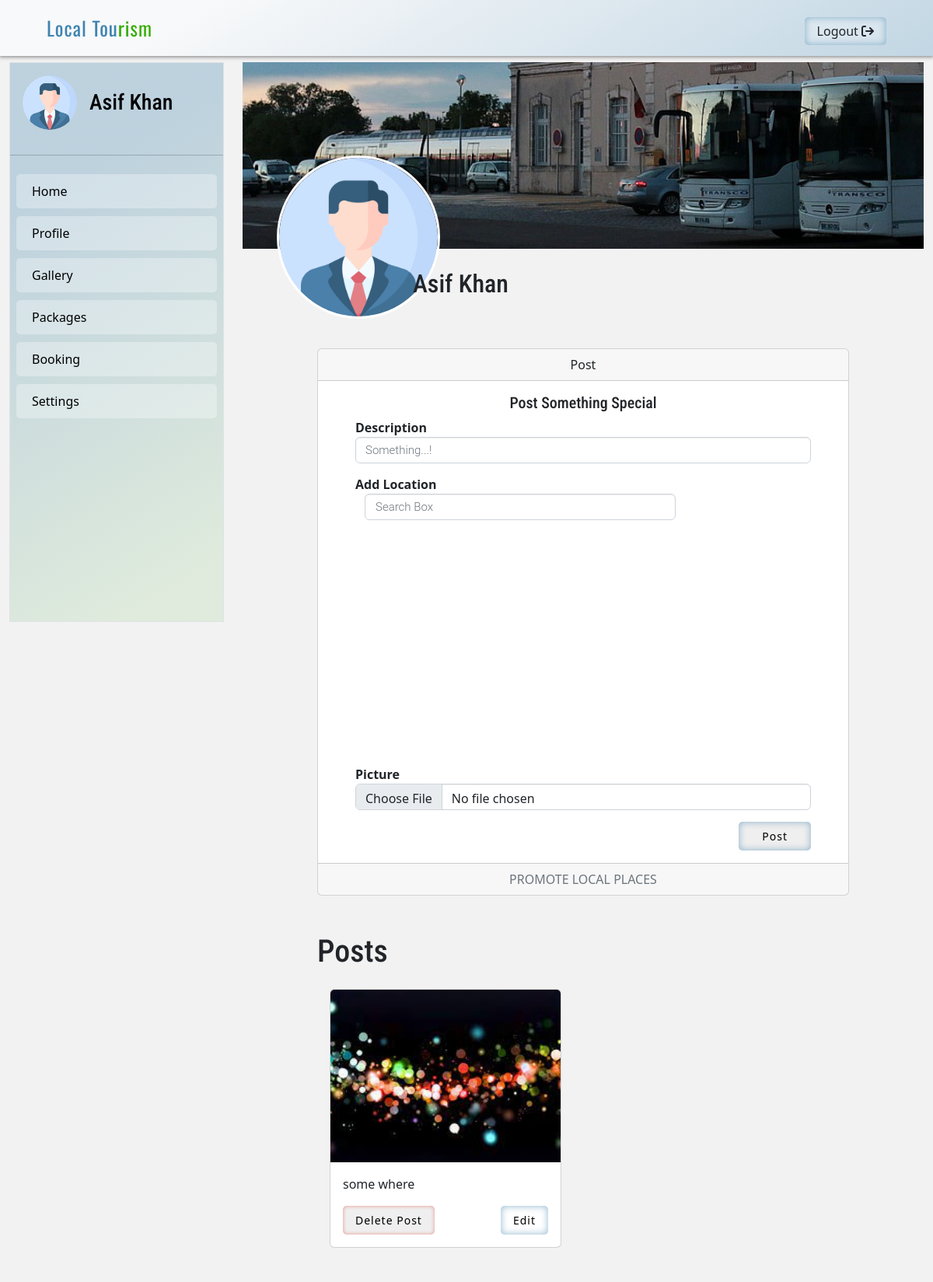
The app's page /profile.php (signed in) with its own data.
### tables this page shows
CREATE TABLE `users` (
  `id` int(11) NOT NULL,
  `FullName` varchar(100) DEFAULT NULL,
  `MobileNumber` char(11) DEFAULT NULL,
  `EmailId` varchar(70) DEFAULT NULL,
  `Password` varchar(100) DEFAULT NULL,
  `RegDate` timestamp NULL DEFAULT CURRENT_TIMESTAMP,
  `UpdationDate` timestamp NULL DEFAULT NULL,
  `image` varchar(255) DEFAULT NULL
);

CREATE TABLE `posts` (
  `id` int(1) NOT NULL,
  `description` text NOT NULL,
  `p_image` varchar(50) NOT NULL,
  `user_id` int(1) NOT NULL,
  `created_at` timestamp NULL DEFAULT CURRENT_TIMESTAMP
);

### processor/get_data.php (called while the page is built, shortened)
<?php
class get_data
{
	function __construct()
	{
		$servername = "localhost";
		$username = "root";
		$password = "";
		try {
			$this->db = new PDO("mysql:host=$servername;dbname=local_tourism", $username, $password);
			$this->db->setAttribute(PDO::ATTR_ERRMODE, PDO::ERRMODE_EXCEPTION);
		} catch (PDOException $e) {
			echo "Connection failed: " . $e->getMessage();
		}
	}
	function getUserPost()
	{
		$id = $_SESSION['id'];
		$query = "SELECT * FROM posts WHERE user_id=?";
		$stmt = $this->db->prepare($query);
		$stmt->execute(array($id));
		if ($stmt->rowCount() < 1) {
			return [];
		} else {
			return 	$stmt->fetchAll(PDO::FETCH_OBJ);
		}
	}
	function getUser()
	{
		$id = $_SESSION['id'];
		$query = "SELECT * FROM users WHERE id=?";
		$stmt = $this->db->prepare($query);
		$stmt->execute(array($id));
		if ($stmt->rowCount() < 1) {
			return [];
		} else {
			return 	$stmt->fetchAll(PDO::FETCH_OBJ);
		}
	}
}

### processor/get_processor.php (called while the page is built, shortened)
<?php
    include("get_data.php");
    $obj = new get_data();
?>

### profile.php (the view, shortened to what this page needs)
<?php
include('processor/get_processor.php');
$user = $obj->getUser();
$userPost = $obj->getUserPost();
$uri = $_SERVER['REQUEST_URI'];
?>
<!DOCTYPE HTML>
<html style="scroll-behavior: smooth;">
<head>
    <link href="css/bootstrap.css" rel='stylesheet' type='text/css' />
    <link href="css/style.css" rel='stylesheet' type='text/css' />
    <link rel="stylesheet" type="text/css" href="https://cdn.jsdelivr.net/npm/bootstrap@5.2.0-beta1/dist/css/bootstrap.min.css">
    <link rel="stylesheet" href="css/custom.css">
</head>
<body style="background-color:rgba(0, 0, 0, 0.05)">
    <?php include('includes/header.php'); ?>
    <main class="container-fluid">
        <div id="posts" class="row" style="margin-top: 5rem;">
            <div id="profile_side" class="col-md-3">
                <?php include('sidebar.php'); ?>
            </div>
            <div class="col-md-9">
                <div class="position-relative user-profile">
                    <div class="bg-image" style="background-image:url('images/13.jpg'); background-size:cover; height:15rem">
                    </div>
                    <img id="profile_image" src="images/<?php if ($user[0]->image == null) echo "noimage.png";
                                                        else echo $user[0]->image ?>" width="210px" height="210px" alt="" class="rounded-circle" style="object-fit:cover; position:absolute; top:50%; left:5%;border:3px solid white">
                    <h2 style="position:absolute; bottom: -30%; left:25%"><?php echo $user[0]->FullName; ?></h2>
                </div>
                <div style="height: 8rem;" id="post"></div>
                <div class="container  mb-5 px-lg-5">
                    <div class="row mb-5 px-lg-5" id="pos">
                        <div class="col-md-12 mb-4 mb-lg-0">
                            <div class="card text-center">
                                <div class="card-header">Post</div>
                                <div class="card-body px-lg-5">
                                    <h5 class="card-title" id="post-title">Post Something Special</h5>
                                    <form action="profile.php" method="POST" enctype="multipart/form-data">
                                        <div class="form-group text-left">
                                            <label for="">Description</label>
                                            <input type="text" name="description" class="form-control " id="description" placeholder="Something...!">
                                        </div>
                                        <div class="form-group text-left">
                                            <label for="">Add Location</label>
                                            <input id="pac-input" class="form-control controls" name="location" type="text" placeholder="Search Box" />
                                            <div id="map"></div>
                                        </div>
                                        <div class="form-group text-left" id="image">
                                            <label for="">Picture</label>
                                            <input type="file" name="image" onchange="validateSize(this)" class="form-control " id="" placeholder="Something...!">
                                        </div>
                                        <div class="text-end btn-wrapper">
                                            <input type="submit" name="submit" id='submit_btn' value="Post" style="padding:8px 30px" class="custom-btn">
                                        </div>
                                    </form>
                                </div>
                                <div class="card-footer text-muted">PROMOTE LOCAL PLACES</div>
                            </div>
                        </div>
                    </div>
                    <div class="row px-lg-5">
                        <h1>Posts</h1>
                        <?php foreach ($userPost as $key => $value) { ?>
                            <div class="col-md-6 parentt">
                                <div class="card mb-3 m-3">
                                    <div class="ratio ratio-4x3">
                                        <img class="card-img-top" src="images/<?php echo $value->p_image; ?>" style="width:100%; background-size:contain; object-fit:cover; background-position:center">
                                    </div>
                                    <div class="card-body">
                                        <p class="card-text description"><?php echo $value->description; ?></p>
                                        <div class="d-flex justify-content-between btn-wrapper align-items-center">
                                            <form method="post" class="text-right" action="profile.php">
                                                <button class="custom-delete-btn" type="submit" name="delete" onclick="return confirm('Are you sure you want to delete the record')">Delete Post</button>
                                            </form>
                                            <a href="#post" class="custom-btn edit">Edit</a>
                                        </div>
                                    </div>
                                </div>
                            </div>
                        <?php } ?>
                    </div>
                </div>
    </main>
</body>
</html>

### includes/header.php (shortened to what this page needs)
<?php
if (isset($_SESSION['user_logged_in']) && $_SESSION['user_logged_in'] == true) { ?>
    <nav class="bg-light navbar navbar-expand-lg  w-100 position-fixed px-lg-5 px-3 py-3" style="box-shadow: 0px 0px 5px 1px rgba(0,0,0,0.5); z-index:222;
            background: rgb(67, 133, 175);
			background: linear-gradient(150deg, rgba(67, 133, 175, 0) 21%, rgba(67, 133, 175, 0.3) 100%);">
        <div class="container-fluid">
            <div class="w-50">
                <a href="index.php" class="brand">Local Tou<span>rism</span></a>
            </div>
            <div class="collapse navbar-collapse w-100 p-0 mt-2" id="navbarNav">
                <ul class="navbar-nav ms-auto">
                    <li class="navbar-menu ">
                        <a class="nav-lin  text-dark logout-btn px-3 py-2" href="logout.php" tabindex="-1" aria-disabled="true">Logout <span class="fa-solid fa-arrow-right-from-bracket"></span></a>
                    </li>
                </ul>
            </div>
        </div>
    </nav>
<?php } ?>

### sidebar.php (shortened to what this page needs)
<div class="border sidebar">
    <?php
    if (isset($_SESSION['user_logged_in']) && $_SESSION['user_logged_in'] == true) { ?>
        <a href="profile.php" style="text-decoration: none; color:#000">
            <div class="d-flex align-items-center p-3">
                <img src="images/<?php if ($_SESSION['image'] == null) echo "noimage.png";
                                    else echo $_SESSION['image'] ?>" width="70px" height="70px" style="object-fit:cover;" class="rounded-circle align-self-" alt="">
                <h3 class="ms-3 mt-2 "><?php echo $_SESSION['user_name']; ?></h3>
            </div>
        </a>
        <hr>
        <div class="p-2 sidebar-menu">
            <a style="<?php if($uri == '/local_tourism/index.php'){ echo 'color:#fff; background-color: rgba(0, 0, 0, 0.2)';}?>"  href="index.php">Home</a>
            <a style="<?php if($uri == '/local_tourism/profile.php'){ echo 'color:#fff; background-color: rgba(0, 0, 0, 0.2)';}?>" href="profile.php">Profile</a>
            <a style="<?php if($uri == '/local_tourism/gallery.php'){ echo 'color:#fff; background-color: rgba(0, 0, 0, 0.2)';}?>" href="gallery.php">Gallery</a>
            <a style="<?php if($uri == '/local_tourism/packages.php'){ echo 'color:#fff; background-color: rgba(0, 0, 0, 0.2)';}?>" href="packages.php">Packages</a>
            <a style="<?php if($uri == '/local_tourism/booking.php'){ echo 'color:#fff; background-color: rgba(0, 0, 0, 0.2)';}?>" href="booking.php">Booking</a>
            <a style="<?php if($uri == '/local_tourism/settings.php'){ echo 'color:#fff; background-color: rgba(0, 0, 0, 0.2)';}?>" href="settings.php">Settings</a>
        </div>
    <?php } ?>
</div>

### css/custom.css (style rules this page uses)
.navbar { height: 4.5rem !important; }
.sidebar-menu { display: flex; flex-direction: column; }
.sidebar-menu a { border-radius: 5px; padding: 10px; padding-left: 20px; text-decoration: none; margin-bottom: 10px; color: #000; background-color: rgba(255, 255, 255, 0.3); transition: .3s !important; }
.navbar-menu { padding: 20px 20px; background-color: #fff; display: flex; flex-direction: column; }
@media screen and (min-width:768px) { .navbar-menu { padding: 20px 0px; background-color: transparent; } }
.navbar-menu a { border-radius: 5px; padding-left: 20px; text-decoration: none; color: #000; background-color: rgba(255, 255, 255, 0.3); transition: .3s !important; }
.sidebar { height: calc(100vh - 5rem); background: rgb(67, 133, 175); background: linear-gradient(150deg, rgba(67, 133, 175, 0.3) 21%, rgba(59, 172, 29, 0.1) 91%); }
.btn-wrapper .custom-btn { text-decoration: none; outline: none; border: none; color: #000; box-shadow: inset 0px 0px 8px 1px rgba(67, 133, 175, 0.5); padding: 8px 16px; border-radius: 5px; letter-spacing: 1px; font-size: 14px; }
.btn-wrapper .custom-delete-btn { text-decoration: none; outline: none; border: none; color: #000; box-shadow: inset 0px 0px 5px 0px rgba(224, 85, 70, 0.6); padding: 8px 16px; border-radius: 5px; letter-spacing: 1px; font-size: 14px; }
.brand { text-decoration: none; font-size: 25px; color: #3F84B1; letter-spacing: 1px; font-family: 'Oswald', sans-serif; }
.brand span { color: #34ad00; }
.logout-btn { outline: none; border: none; background-color: transparent; box-shadow: inset 0px 0px 8px 1px rgba(67, 133, 175, 0.5); border-radius: 5px; padding-inline: 10px; text-align: center; }

### profile.php (style rules this page uses)
#map { width: 100%; height: 300px; }
#description { font-family: Roboto; font-size: 15px; font-weight: 300; }
#pac-input { background-color: #fff; font-family: Roboto; font-size: 15px; font-weight: 300; margin-left: 12px; padding: 0 11px 0 13px; text-overflow: ellipsis; width: 400px; }

### records on screen
users: FullName "Asif Khan"
posts: p_image (picture), description "some where"

### other values on screen
$_SESSION['user_name'] "Asif Khan"
